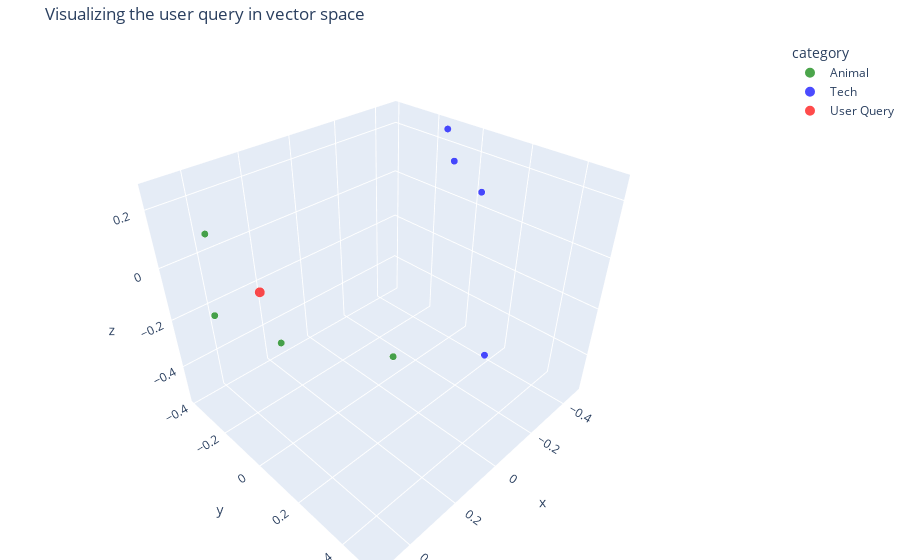

Source (notebook cell):
### Markdown cell above
Visualizing this similarity

### Code cell
reduced_query = simple_pca.transform([query_vector])

all_reduced_embeddings = np.vstack([reduced_embeddings, reduced_query])
all_sentences = sentences + [user_query]
all_labels = labels + ["User Query"]

sizes = [5] * len(sentences) + [10]

df_query = pd.DataFrame({
    'x': all_reduced_embeddings[:, 0],
    'y': all_reduced_embeddings[:, 1],
    'z': all_reduced_embeddings[:, 2],
    'sentence': all_sentences,
    'category': all_labels,
    'size': sizes
})

fig = px.scatter_3d(
    df_query, 
    x='x', y='y', z='z',
    color='category',
    size='size',
    size_max=10,
    hover_data={'x': False, 'y': False, 'z': False, 'sentence': True, 'size': False},
    title="Visualizing the user query in vector space",
    color_discrete_map={'Animal': 'green', 'Tech': 'blue', 'User Query': 'red'}
)


fig.update_layout(margin=dict(l=0, r=0, b=0, t=40))

fig.show()

### Figure 1 — Plotly figure (JSON) as saved in the notebook; plotly's stock layout.template omitted (floating-point values rounded to 4 significant figures)
{"data": [{"customdata": [["The quick brown fox jumps over the dog.", 5], ["The neigbourhood dog barks all night.", 5], ["My cat likes to chase dogs in the yard.", 5], ["Cheetas are very fast.", 5]], "hovertemplate": "category=Animal<br>sentence=%{customdata[0]}<extra></extra>", "legendgroup": "Animal", "marker": {"color": "green", "size": [5, 5, 5, 5], "sizemode": "area", "sizeref": 0.1, "symbol": "circle"}, "mode": "markers", "name": "Animal", "scene": "scene", "showlegend": true, "type": "scatter3d", "x": [0.3971, 0.4448, 0.5036, 0.3973], "y": [-0.3473, 0.5078, 0.165, -0.3884], "z": [0.09475, 0.1477, 0.02233, -0.2378]}, {"customdata": [["Data mining involves discovering patterns in large datasets.", 5], ["Neural networks are a subset of machine learning algorithms.", 5], ["Clustering algorithms group similar data points together.", 5], ["Principal component analysis reduces the dimensionality of data.", 5]], "hovertemplate": "category=Tech<br>sentence=%{customdata[0]}<extra></extra>", "legendgroup": "Tech", "marker": {"color": "blue", "size": [5, 5, 5, 5], "sizemode": "area", "sizeref": 0.1, "symbol": "circle"}, "mode": "markers", "name": "Tech", "scene": "scene", "showlegend": true, "type": "scatter3d", "x": [-0.4766, -0.3888, -0.4056, -0.4718], "y": [0.03888, 0.1879, -0.03624, -0.1276], "z": [0.0699, -0.5393, 0.185, 0.2573]}, {"customdata": [["What wild cat is the quickest?", 10]], "hovertemplate": "category=User Query<br>sentence=%{customdata[0]}<extra></extra>", "legendgroup": "User Query", "marker": {"color": "red", "size": [10], "sizemode": "area", "sizeref": 0.1, "symbol": "circle"}, "mode": "markers", "name": "User Query", "scene": "scene", "showlegend": true, "type": "scatter3d", "x": [0.3277], "y": [-0.1945], "z": [-0.08095]}], "layout": {"legend": {"itemsizing": "constant", "title": {"text": "category"}, "tracegroupgap": 0}, "margin": {"b": 0, "l": 0, "r": 0, "t": 40}, "scene": {"domain": {"x": [0, 1], "y": [0, 1]}, "xaxis": {"title": {"text": "x"}}, "yaxis": {"title": {"text": "y"}}, "zaxis": {"title": {"text": "z"}}}, "title": {"text": "Visualizing the user query in vector space"}}}
